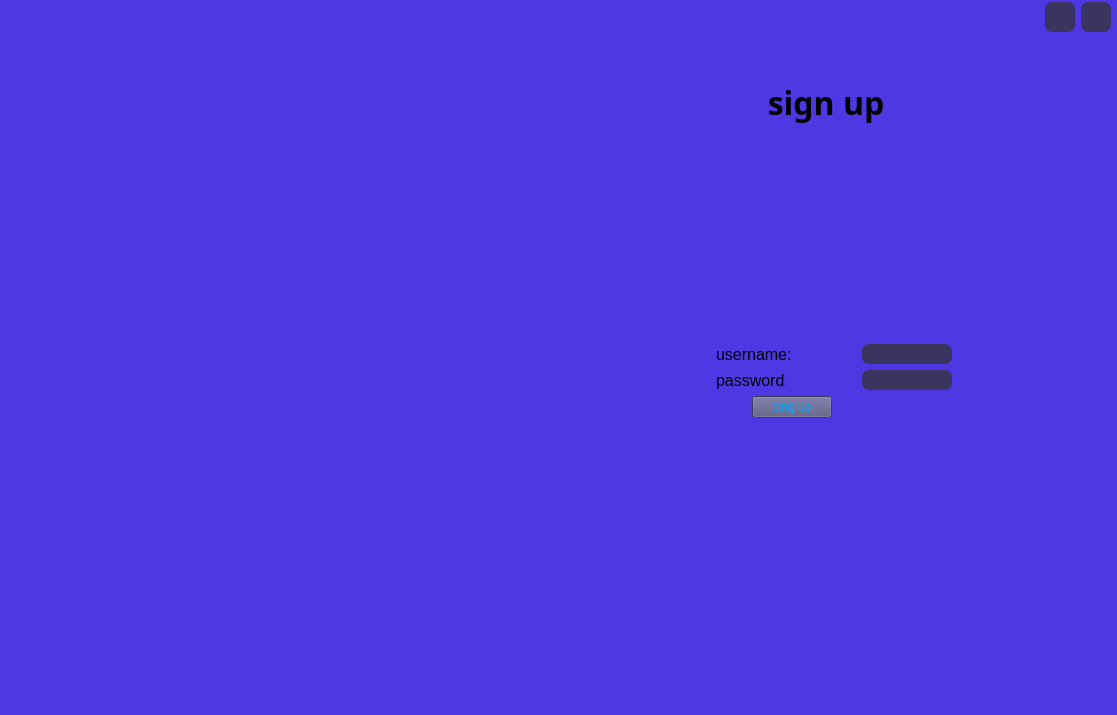
<?xml version="1.0" encoding="UTF-8"?>
<ui version="4.0">
 <class>Form</class>
 <widget class="QWidget" name="Form">
  <property name="geometry">
   <rect>
    <x>0</x>
    <y>0</y>
    <width>1117</width>
    <height>715</height>
   </rect>
  </property>
  <property name="windowTitle">
   <string>Form</string>
  </property>
  <property name="styleSheet">
   <string notr="true">#Form
{
 background-color:#4f38e4;
}</string>
  </property>
  <widget class="QFrame" name="frame">
   <property name="geometry">
    <rect>
     <x>30</x>
     <y>60</y>
     <width>1051</width>
     <height>621</height>
    </rect>
   </property>
   <property name="styleSheet">
    <string notr="true">#frame
{
border-image: url(:/new/prefix1/image/singin_page.png);
 border-radius: 20px;
}</string>
   </property>
   <property name="frameShape">
    <enum>QFrame::StyledPanel</enum>
   </property>
   <property name="frameShadow">
    <enum>QFrame::Raised</enum>
   </property>
   <widget class="QWidget" name="layoutWidget">
    <property name="geometry">
     <rect>
      <x>490</x>
      <y>20</y>
      <width>543</width>
      <height>551</height>
     </rect>
    </property>
    <layout class="QVBoxLayout" name="verticalLayout_4">
     <item>
      <layout class="QHBoxLayout" name="horizontalLayout_13">
       <property name="leftMargin">
        <number>0</number>
       </property>
       <property name="rightMargin">
        <number>0</number>
       </property>
       <item>
        <spacer name="horizontalSpacer_32">
         <property name="orientation">
          <enum>Qt::Horizontal</enum>
         </property>
         <property name="sizeType">
          <enum>QSizePolicy::Fixed</enum>
         </property>
         <property name="sizeHint" stdset="0">
          <size>
           <width>40</width>
           <height>20</height>
          </size>
         </property>
        </spacer>
       </item>
       <item>
        <layout class="QVBoxLayout" name="verticalLayout_5">
         <property name="leftMargin">
          <number>0</number>
         </property>
         <property name="rightMargin">
          <number>0</number>
         </property>
         <item>
          <widget class="QLabel" name="label_12">
           <property name="font">
            <font>
             <family>Nazanin</family>
             <pointsize>24</pointsize>
             <weight>75</weight>
             <bold>true</bold>
            </font>
           </property>
           <property name="styleSheet">
            <string notr="true">color:black;</string>
           </property>
           <property name="text">
            <string>                         sign up </string>
           </property>
          </widget>
         </item>
         <item>
          <spacer name="verticalSpacer_5">
           <property name="orientation">
            <enum>Qt::Vertical</enum>
           </property>
           <property name="sizeHint" stdset="0">
            <size>
             <width>20</width>
             <height>40</height>
            </size>
           </property>
          </spacer>
         </item>
         <item>
          <layout class="QHBoxLayout" name="horizontalLayout_14">
           <property name="leftMargin">
            <number>0</number>
           </property>
           <property name="topMargin">
            <number>0</number>
           </property>
           <property name="rightMargin">
            <number>0</number>
           </property>
           <item>
            <spacer name="horizontalSpacer_33">
             <property name="orientation">
              <enum>Qt::Horizontal</enum>
             </property>
             <property name="sizeType">
              <enum>QSizePolicy::Fixed</enum>
             </property>
             <property name="sizeHint" stdset="0">
              <size>
               <width>20</width>
               <height>20</height>
              </size>
             </property>
            </spacer>
           </item>
           <item>
            <widget class="QLabel" name="label">
             <property name="maximumSize">
              <size>
               <width>30</width>
               <height>16777215</height>
              </size>
             </property>
             <property name="styleSheet">
              <string notr="true">border-image: url(:/new/prefix1/image/icon_password.png);</string>
             </property>
             <property name="text">
              <string/>
             </property>
            </widget>
           </item>
           <item>
            <widget class="QLabel" name="label_13">
             <property name="maximumSize">
              <size>
               <width>80</width>
               <height>20</height>
              </size>
             </property>
             <property name="font">
              <font>
               <pointsize>12</pointsize>
              </font>
             </property>
             <property name="text">
              <string>username:</string>
             </property>
            </widget>
           </item>
           <item>
            <spacer name="horizontalSpacer_34">
             <property name="orientation">
              <enum>Qt::Horizontal</enum>
             </property>
             <property name="sizeType">
              <enum>QSizePolicy::Fixed</enum>
             </property>
             <property name="sizeHint" stdset="0">
              <size>
               <width>10</width>
               <height>20</height>
              </size>
             </property>
            </spacer>
           </item>
           <item>
            <widget class="QLineEdit" name="username_signup">
             <property name="minimumSize">
              <size>
               <width>90</width>
               <height>0</height>
              </size>
             </property>
             <property name="maximumSize">
              <size>
               <width>90</width>
               <height>20</height>
              </size>
             </property>
             <property name="styleSheet">
              <string notr="true"> background-color: rgba(52, 52, 61, 0.8);
color:white;
  border-radius: 7px;</string>
             </property>
            </widget>
           </item>
           <item>
            <spacer name="horizontalSpacer_35">
             <property name="orientation">
              <enum>Qt::Horizontal</enum>
             </property>
             <property name="sizeType">
              <enum>QSizePolicy::Fixed</enum>
             </property>
             <property name="sizeHint" stdset="0">
              <size>
               <width>20</width>
               <height>20</height>
              </size>
             </property>
            </spacer>
           </item>
          </layout>
         </item>
         <item>
          <layout class="QHBoxLayout" name="horizontalLayout_15">
           <property name="leftMargin">
            <number>0</number>
           </property>
           <property name="topMargin">
            <number>0</number>
           </property>
           <property name="rightMargin">
            <number>0</number>
           </property>
           <item>
            <spacer name="horizontalSpacer_36">
             <property name="orientation">
              <enum>Qt::Horizontal</enum>
             </property>
             <property name="sizeType">
              <enum>QSizePolicy::Fixed</enum>
             </property>
             <property name="sizeHint" stdset="0">
              <size>
               <width>20</width>
               <height>20</height>
              </size>
             </property>
            </spacer>
           </item>
           <item>
            <widget class="QLabel" name="label_14">
             <property name="maximumSize">
              <size>
               <width>30</width>
               <height>16777215</height>
              </size>
             </property>
             <property name="styleSheet">
              <string notr="true">border-image: url(:/new/prefix1/image/icon_username.png);
</string>
             </property>
             <property name="text">
              <string/>
             </property>
            </widget>
           </item>
           <item>
            <widget class="QLabel" name="label_15">
             <property name="maximumSize">
              <size>
               <width>70</width>
               <height>20</height>
              </size>
             </property>
             <property name="font">
              <font>
               <pointsize>12</pointsize>
               <weight>50</weight>
               <bold>false</bold>
              </font>
             </property>
             <property name="text">
              <string>password:</string>
             </property>
            </widget>
           </item>
           <item>
            <spacer name="horizontalSpacer_37">
             <property name="orientation">
              <enum>Qt::Horizontal</enum>
             </property>
             <property name="sizeType">
              <enum>QSizePolicy::Fixed</enum>
             </property>
             <property name="sizeHint" stdset="0">
              <size>
               <width>20</width>
               <height>20</height>
              </size>
             </property>
            </spacer>
           </item>
           <item>
            <widget class="QLineEdit" name="password_singup">
             <property name="minimumSize">
              <size>
               <width>90</width>
               <height>0</height>
              </size>
             </property>
             <property name="maximumSize">
              <size>
               <width>90</width>
               <height>20</height>
              </size>
             </property>
             <property name="styleSheet">
              <string notr="true"> background-color: rgba(52, 52, 61, 0.8);
color:white;
  border-radius: 7px;</string>
             </property>
            </widget>
           </item>
           <item>
            <spacer name="horizontalSpacer_38">
             <property name="orientation">
              <enum>Qt::Horizontal</enum>
             </property>
             <property name="sizeType">
              <enum>QSizePolicy::Fixed</enum>
             </property>
             <property name="sizeHint" stdset="0">
              <size>
               <width>20</width>
               <height>20</height>
              </size>
             </property>
            </spacer>
           </item>
          </layout>
         </item>
         <item>
          <layout class="QHBoxLayout" name="horizontalLayout_16">
           <property name="topMargin">
            <number>0</number>
           </property>
           <item>
            <spacer name="horizontalSpacer_39">
             <property name="orientation">
              <enum>Qt::Horizontal</enum>
             </property>
             <property name="sizeHint" stdset="0">
              <size>
               <width>40</width>
               <height>20</height>
              </size>
             </property>
            </spacer>
           </item>
           <item>
            <widget class="QPushButton" name="singUpButton">
             <property name="styleSheet">
              <string notr="true">background-color: rgb(85, 85, 127);
color:#00aaff;</string>
             </property>
             <property name="text">
              <string>sing up</string>
             </property>
            </widget>
           </item>
           <item>
            <spacer name="horizontalSpacer_40">
             <property name="orientation">
              <enum>Qt::Horizontal</enum>
             </property>
             <property name="sizeHint" stdset="0">
              <size>
               <width>40</width>
               <height>20</height>
              </size>
             </property>
            </spacer>
           </item>
          </layout>
         </item>
         <item>
          <spacer name="verticalSpacer_6">
           <property name="orientation">
            <enum>Qt::Vertical</enum>
           </property>
           <property name="sizeHint" stdset="0">
            <size>
             <width>20</width>
             <height>40</height>
            </size>
           </property>
          </spacer>
         </item>
        </layout>
       </item>
       <item>
        <spacer name="horizontalSpacer_41">
         <property name="orientation">
          <enum>Qt::Horizontal</enum>
         </property>
         <property name="sizeType">
          <enum>QSizePolicy::Fixed</enum>
         </property>
         <property name="sizeHint" stdset="0">
          <size>
           <width>40</width>
           <height>20</height>
          </size>
         </property>
        </spacer>
       </item>
      </layout>
     </item>
    </layout>
   </widget>
  </widget>
  <widget class="QWidget" name="layoutWidget_2">
   <property name="geometry">
    <rect>
     <x>0</x>
     <y>0</y>
     <width>1111</width>
     <height>34</height>
    </rect>
   </property>
   <layout class="QVBoxLayout" name="verticalLayout">
    <property name="leftMargin">
     <number>0</number>
    </property>
    <property name="rightMargin">
     <number>0</number>
    </property>
    <item>
     <layout class="QHBoxLayout" name="horizontalLayout">
      <property name="topMargin">
       <number>0</number>
      </property>
      <item>
       <spacer name="horizontalSpacer">
        <property name="orientation">
         <enum>Qt::Horizontal</enum>
        </property>
        <property name="sizeHint" stdset="0">
         <size>
          <width>40</width>
          <height>20</height>
         </size>
        </property>
       </spacer>
      </item>
      <item>
       <widget class="QPushButton" name="Button_minimize">
        <property name="minimumSize">
         <size>
          <width>30</width>
          <height>30</height>
         </size>
        </property>
        <property name="maximumSize">
         <size>
          <width>30</width>
          <height>30</height>
         </size>
        </property>
        <property name="styleSheet">
         <string notr="true">#Button_minimize
{
 background-color: rgba(52, 52, 61, 0.8);
 border-radius: 7px;
}</string>
        </property>
        <property name="text">
         <string/>
        </property>
        <property name="icon">
         <iconset resource="image.qrc">
          <normaloff>:/new/prefix1/image/minimize-icon-23799.png</normaloff>:/new/prefix1/image/minimize-icon-23799.png</iconset>
        </property>
       </widget>
      </item>
      <item>
       <widget class="QPushButton" name="Button_close">
        <property name="maximumSize">
         <size>
          <width>30</width>
          <height>30</height>
         </size>
        </property>
        <property name="styleSheet">
         <string notr="true">#Button_close
{
 background-color: rgba(52, 52, 61, 0.8);
  border-radius: 7px;
}
#Button_close:hover
{
background-color:red;
}</string>
        </property>
        <property name="text">
         <string/>
        </property>
        <property name="icon">
         <iconset resource="image.qrc">
          <normaloff>:/new/prefix1/image/close-icon.png</normaloff>:/new/prefix1/image/close-icon.png</iconset>
        </property>
       </widget>
      </item>
     </layout>
    </item>
   </layout>
  </widget>
 </widget>
 <resources>
  <include location="image.qrc"/>
 </resources>
 <connections/>
</ui>
